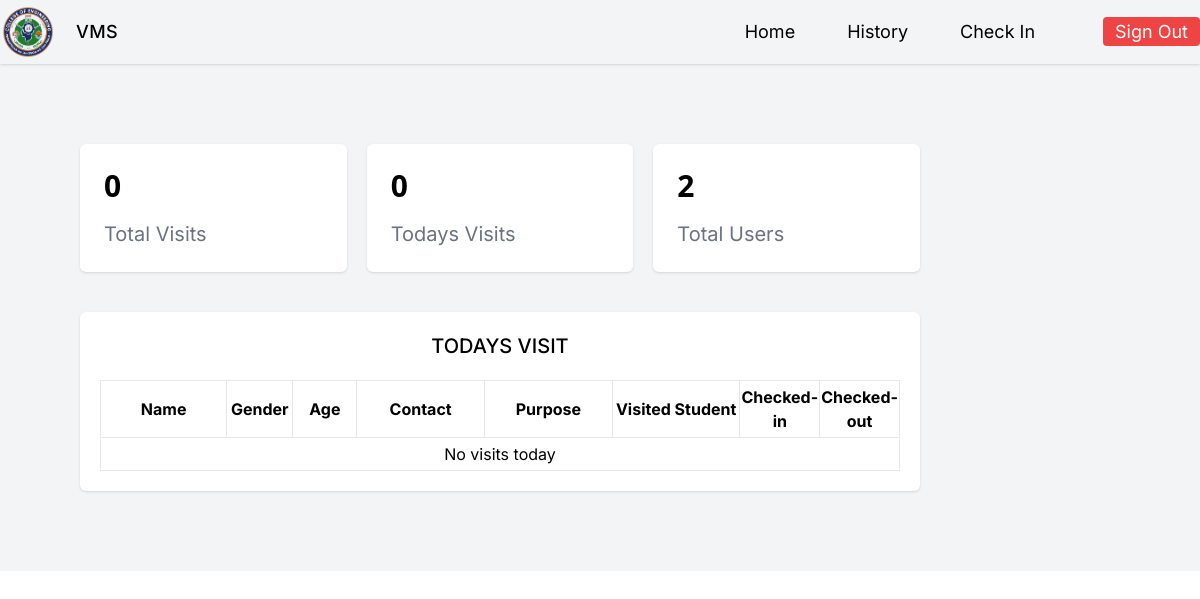
/dashboard (signed in), run on an earlier commit of the app's database.
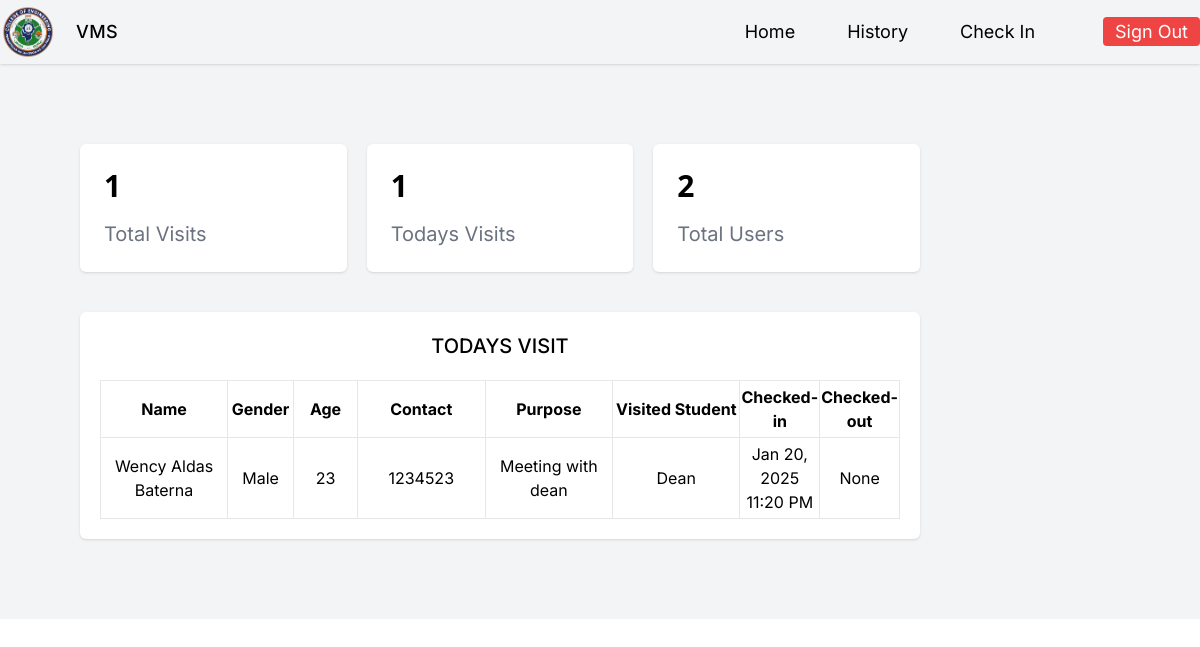
And on a later commit of the database.
### app.py (models this page shows)
class visit_logs(db.Model):
    id = db.Column(db.Integer, primary_key=True)
    name = db.Column(db.String(100), nullable=False)
    gender = db.Column(db.String(100), nullable=False)
    age = db.Column(db.Integer, nullable=False)
    contact = db.Column(db.String(15), nullable=False)
    purpose = db.Column(db.String(255), nullable=False)
    toMeet = db.Column(db.String(255), nullable=False)
    checkIn = db.Column(db.String(100), nullable=False)
    checkOut = db.Column(db.String(100), nullable=True)
    user_id = db.Column(db.Integer, db.ForeignKey('user.id'), nullable=False)

### app.py (the view)
@app.route('/dashboard', methods=['GET', 'POST'])
def dashboard():
    if 'user_id' not in session:
        flash('You need to log in to access this page!', 'error')
        return redirect(url_for('login'))
    if request.method == 'POST':
        log = visit_logs.query.get(request.form.get('log_id'))
        db.session.delete(log)
        db.session.commit()
        flash('Deleted log successfully!', 'success')
    today = date.today()
    logs = visit_logs.query.filter(db.func.date(visit_logs.checkIn) == today).order_by(desc(visit_logs.checkIn)).all()
    allLogs = visit_logs.query.all()
    users = User.query.all()
    return render_template('Dashboard.html', logs=logs, allLogs=allLogs, users=users)

### app.py (called while the page is built)
@app.template_filter('format_datetime')
def format_datetime(value):
    if isinstance(value, str):
        return datetime.strptime(value, "%Y-%m-%dT%H:%M").strftime("%b %d, %Y %I:%M %p")
    return value

### templates/Dashboard.html (shortened to what this page needs)
{% extends './Base.html' %}
{% block content %}
    <div class="h-[93dvh] w-5/6 flex flex-col items-center font-Inter p-20 space-y-10">
        <div class="grid grid-cols-3 gap-5 w-full">
            <div class="h-fit bg-white rounded-md shadow p-6 flex flex-col justify-center gap-y-4">
                <h1 class="font-bold text-3xl font-sans">{{ allLogs|length|format }}</h1>
                <p class="text-gray-500 text-xl">Total Visits</p>
            </div>
            <div class="h-fit bg-white rounded-md shadow p-6 flex flex-col justify-center gap-y-4">
                <h1 class="font-bold text-3xl font-sans">{{ logs|length|format }}</h1>
                <p class="text-gray-500 text-xl">Todays Visits</p>
            </div>
            <div class="h-fit bg-white rounded-md shadow p-6 flex flex-col justify-center gap-y-4">
                <h1 class="font-bold text-3xl font-sans">{{ users|length|format }}</h1>
                <p class="text-gray-500 text-xl">Total Users</p>
            </div>
        </div>
        <div class="w-full h-3/4 p-5 space-y-5 bg-white rounded-md shadow overflow-y-auto">
            <h1 class="font-medium text-xl uppercase text-center">Todays Visit</h1>
            <table class="w-full ">
                <thead>
                    <tr>
                        <th class="border py-1 w-2/12">Name</th>
                        <th class="border py-1 w-1/12">Gender</th>
                        <th class="border py-1 w-1/12">Age</th>
                        <th class="border py-1 w-2/12">Contact</th>
                        <th class="border py-1 w-2/12">Purpose</th>
                        <th class="border py-1 w-2/12">Visited Student</th>
                        <th class="border py-1 w-1/12">Checked-in</th>
                        <th class="border py-1 w-1/12">Checked-out</th>
                    </tr>
                </thead>
                <tbody>
                    {% if logs %}
                        {% for log in logs %}
                            <tr>
                                <td class="border text-center py-1">{{ log.name }}</td>
                                <td class="border text-center py-1">{{ log.gender }}</td>
                                <td class="border text-center py-1">{{ log.age }}</td>
                                <td class="border text-center py-1">{{ log.contact }}</td>
                                <td class="border text-center py-1">{{ log.purpose }}</td>
                                <td class="border text-center py-1">{{ log.toMeet }}</td>
                                <td class="border text-center py-1">{{ log.checkIn | format_datetime }}</td>
                                <td class="border text-center py-1">{{ log.checkOut | format_datetime }}</td>
                            </tr>
                        {% endfor %}
                    {% else %}
                        <tr>
                            <td colspan="8" class="text-center border py-1">No visits today</td>
                        </tr>
                    {% endif %}
                </tbody>
            </table>
        </div>
    </div>
{% endblock %}

### templates/Base.html (shortened to what this page needs)
<!DOCTYPE html>
<html lang="en">
<head>
    <link rel="stylesheet" href="{{ url_for('static', filename='css/output.css') }}">
</head>
<body>
    <div class="bg-gray-100">
        {% if request.path != '/' and request.path != '/register' %}
            <header class="h-[7dvh] shadow">
                <div class="flex items-center justify-between mx-auto w-full py-1 {% if session.get('user_role') == 'user' %} max-w-7xl{% else %} px-10 {% endif %}">
                    <div class="flex gap-x-5 items-center">
                        <img src="{{ url_for('static', filename='images/logo.png') }}" alt="school logo" class="w-14">
                        {% if session.get('user_role') == 'user' %}
                            <h1 class="font-Inter text-lg font-medium tracking-wide">VMS</h1>
                        {% else %}
                            <h1 class="font-Inter text-lg font-medium tracking-wide">Visitors Management System</h1>
                        {% endif %}
                    </div>
                    <nav>
                        <ul class="flex gap-x-7 font-Inter text-lg">
                            {% if session.get('user_role') == 'user' %}
                                <li>
                                    <a class="px-3 py-1 rounded hover:bg-primary hover:text-white {% if request.path == url_for('home') %}active{% endif %}" href="{{ url_for('home') }}">Home</a>
                                </li>
                                <li>
                                    <a class="px-3 py-1 rounded hover:bg-primary hover:text-white {% if request.path == url_for('history') %}active{% endif %}" href="{{ url_for('history') }}">History</a>
                                </li>
                                <li>
                                    <a class="px-3 py-1 rounded hover:bg-primary hover:text-white {% if request.path == url_for('checkin') %}active{% endif %}" href="{{ url_for('checkin') }}">Check In</a>
                                </li>
                            {% endif %}
                            <li class="ml-7">
                                <a class="px-3 py-1 rounded bg-red-500 text-white hover:bg-red-700" href="{{ url_for('logout') }}">Sign Out</a>
                            </li>
                        </ul>
                    </nav>
                </div>
            </header>
        {% endif %}
        <div class="flex">
            {% block content  %}
            {% endblock %}
        </div>
    </div>
</body>
</html>

What changed in the data, as far as the page shows it:
added visit_logs: name "Wency Aldas Baterna", gender "Male", age "23", contact "1234523", purpose "Meeting with dean", toMeet "Dean", checkIn "Jan 20, 2025 11:20 PM", checkOut "None"
Also different on the page:
{{ allLogs|length|format }}: "0" → "1"
{{ logs|length|format }}: "0" → "1"
text no longer shown: "No visits today"
